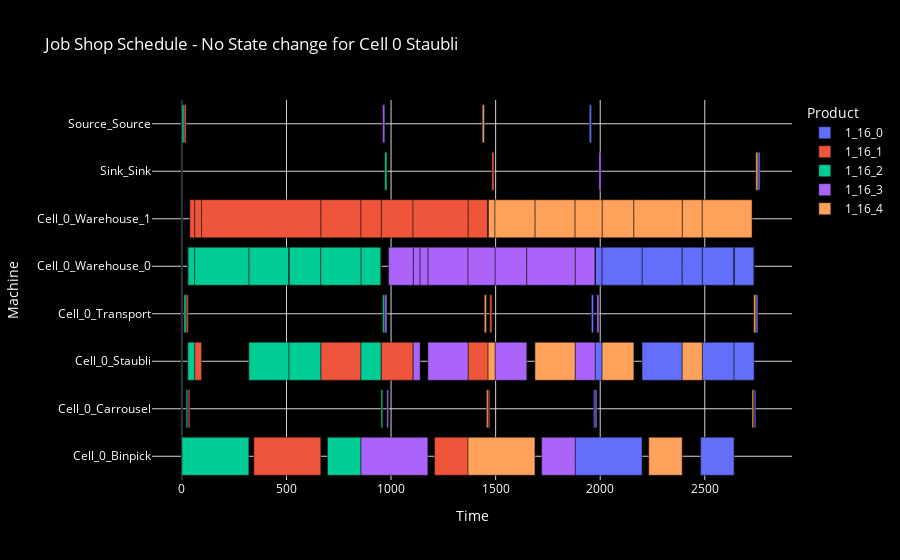

The notebook cell saved with this chart:
### Code cell
jobs = model_ilp.get_jobs()
info = model_ilp.get_info()
start, duration = model_ilp.get_dv()
to_show =  []

for job,job_info in jobs.items():
    subject = info[job_info['__id__']][0]
    start_job = start[subject].value()
    end_job = start[subject].value() + duration[subject].value()
    resource = info[job_info['__id__']][1]
    product = info[job_info['__id__']][2]
    job_name = info[job_info['__id__']][4]
    to_show.append(dict(Task = f'Task {subject}', Start= start_job,End = end_job, Resource = resource, Product = product, Name=job_name))

# Convert the tasks to a DataFrame for easier manipulation
df = pd.DataFrame(to_show)

# Calculate the duration of each task
df['Duration'] = df['End'] - df['Start']

# Use px.bar to create the Gantt chart with item-based colors
fig = px.bar(df, x='Duration', y='Resource', color='Product', orientation='h',
             hover_data=['Start', 'End', 'Task','Name'], base='Start', title="Job Shop Schedule - No State change for Cell 0 Staubli")

# Update the layout to set the background to black and adjust text/grid colors for visibility
fig.update_layout(
    plot_bgcolor='black',  # Set background color of the plot to black
    paper_bgcolor='black',  # Set the overall figure background to black
    xaxis=dict(showgrid=True, gridcolor='lightgray', title="Time", color='white'),  # Set grid lines and label color to light for visibility
    yaxis=dict(showgrid=True, gridcolor='lightgray', title="Machine", color='white', categoryorder='category ascending'),  # Set grid and label color
    font=dict(color='white'),  # Set general font color to white for readability
    title_font=dict(color='white')  # Ensure the title font is also visible
)

fig.show()

### Figure 1 — Plotly figure (JSON) as saved in the notebook; plotly's stock layout.template omitted (floating-point values rounded to 4 significant figures)
{"data": [{"alignmentgroup": "True", "base": [1948, 1958, 1968, 1976, 1880, 2200, 2488, 2480, 2640, 2736, 2744, 2754, 1976, 1976, 2200, 2009, 2488, 2392, 2640, 2640, 2736], "customdata": [[1958, "Task 0", "1_16_0_0"], [1968, "Task 1", "1_16_0_1"], [1976, "Task 2", "1_16_0_2"], [2009, "Task 3", "1_16_0_3"], [2200, "Task 4", "1_16_0_4"], [2392, "Task 5", "1_16_0_5"], [2640, "Task 6", "1_16_0_6"], [2640, "Task 7", "1_16_0_7"], [2736, "Task 8", "1_16_0_8"], [2744, "Task 9", "1_16_0_9"], [2754, "Task 10", "1_16_0_10"], [2764, "Task 11", "1_16_0_11"], [2009, "Task 12", "warehouse_for_1_16_0_3"], [1976, "Task 13", "filler_between_1_16_0_2_and_warehouse_for_1_16_0_3"], [2392, "Task 14", "warehouse_for_1_16_0_5"], [2200, "Task 15", "filler_between_warehouse_for_1_16_0_3_and_warehouse_for_1_16_0_5"], [2640, "Task 16", "warehouse_for_1_16_0_6"], [2488, "Task 17", "filler_between_warehouse_for_1_16_0_5_and_warehouse_for_1_16_0_6"], [2736, "Task 18", "warehouse_for_1_16_0_8"], [2640, "Task 19", "filler_between_warehouse_for_1_16_0_6_and_warehouse_for_1_16_0_8"], [2736, "Task 20", "filler_between_warehouse_for_1_16_0_8_and_1_16_0_9"]], "hovertemplate": "Product=1_16_0<br>Start=%{base}<br>Duration=%{x}<br>Resource=%{y}<br>End=%{customdata[0]}<br>Task=%{customdata[1]}<br>Name=%{customdata[2]}<extra></extra>", "legendgroup": "1_16_0", "marker": {"color": "#636efa", "pattern": {"shape": ""}}, "name": "1_16_0", "offsetgroup": "1_16_0", "orientation": "h", "showlegend": true, "textposition": "auto", "x": [10, 10, 8, 33, 320, 192, 152, 160, 96, 8, 10, 10, 33, 0, 192, 191, 152, 96, 96, 0, 0], "xaxis": "x", "y": ["Source_Source", "Cell_0_Transport", "Cell_0_Carrousel", "Cell_0_Staubli", "Cell_0_Binpick", "Cell_0_Staubli", "Cell_0_Staubli", "Cell_0_Binpick", "Cell_0_Staubli", "Cell_0_Carrousel", "Cell_0_Transport", "Sink_Sink", "Cell_0_Warehouse_0", "Cell_0_Warehouse_0", "Cell_0_Warehouse_0", "Cell_0_Warehouse_0", "Cell_0_Warehouse_0", "Cell_0_Warehouse_0", "Cell_0_Warehouse_0", "Cell_0_Warehouse_0", "Cell_0_Warehouse_0"], "yaxis": "y", "type": "bar"}, {"alignmentgroup": "True", "base": [10, 20, 30, 61, 344, 664, 953, 1208, 1368, 1464, 1472, 1482, 61, 38, 664, 94, 953, 856, 1368, 1105, 1464], "customdata": [[20, "Task 21", "1_16_1_0"], [30, "Task 22", "1_16_1_1"], [38, "Task 23", "1_16_1_2"], [94, "Task 24", "1_16_1_3"], [664, "Task 25", "1_16_1_4"], [856, "Task 26", "1_16_1_5"], [1105, "Task 27", "1_16_1_6"], [1368, "Task 28", "1_16_1_7"], [1464, "Task 29", "1_16_1_8"], [1472, "Task 30", "1_16_1_9"], [1482, "Task 31", "1_16_1_10"], [1492, "Task 32", "1_16_1_11"], [94, "Task 33", "warehouse_for_1_16_1_3"], [61, "Task 34", "filler_between_1_16_1_2_and_warehouse_for_1_16_1_3"], [856, "Task 35", "warehouse_for_1_16_1_5"], [664, "Task 36", "filler_between_warehouse_for_1_16_1_3_and_warehouse_for_1_16_1_5"], [1105, "Task 37", "warehouse_for_1_16_1_6"], [953, "Task 38", "filler_between_warehouse_for_1_16_1_5_and_warehouse_for_1_16_1_6"], [1464, "Task 39", "warehouse_for_1_16_1_8"], [1368, "Task 40", "filler_between_warehouse_for_1_16_1_6_and_warehouse_for_1_16_1_8"], [1464, "Task 41", "filler_between_warehouse_for_1_16_1_8_and_1_16_1_9"]], "hovertemplate": "Product=1_16_1<br>Start=%{base}<br>Duration=%{x}<br>Resource=%{y}<br>End=%{customdata[0]}<br>Task=%{customdata[1]}<br>Name=%{customdata[2]}<extra></extra>", "legendgroup": "1_16_1", "marker": {"color": "#EF553B", "pattern": {"shape": ""}}, "name": "1_16_1", "offsetgroup": "1_16_1", "orientation": "h", "showlegend": true, "textposition": "auto", "x": [10, 10, 8, 33, 320, 192, 152, 160, 96, 8, 10, 10, 33, 23, 192, 570, 152, 97, 96, 263, 0], "xaxis": "x", "y": ["Source_Source", "Cell_0_Transport", "Cell_0_Carrousel", "Cell_0_Staubli", "Cell_0_Binpick", "Cell_0_Staubli", "Cell_0_Staubli", "Cell_0_Binpick", "Cell_0_Staubli", "Cell_0_Carrousel", "Cell_0_Transport", "Sink_Sink", "Cell_0_Warehouse_1", "Cell_0_Warehouse_1", "Cell_0_Warehouse_1", "Cell_0_Warehouse_1", "Cell_0_Warehouse_1", "Cell_0_Warehouse_1", "Cell_0_Warehouse_1", "Cell_0_Warehouse_1", "Cell_0_Warehouse_1"], "yaxis": "y", "type": "bar"}, {"alignmentgroup": "True", "base": [0, 10, 20, 28, 0, 320, 512, 696, 856, 952, 960, 970, 28, 28, 320, 61, 512, 512, 856, 664, 952], "customdata": [[10, "Task 42", "1_16_2_0"], [20, "Task 43", "1_16_2_1"], [28, "Task 44", "1_16_2_2"], [61, "Task 45", "1_16_2_3"], [320, "Task 46", "1_16_2_4"], [512, "Task 47", "1_16_2_5"], [664, "Task 48", "1_16_2_6"], [856, "Task 49", "1_16_2_7"], [952, "Task 50", "1_16_2_8"], [960, "Task 51", "1_16_2_9"], [970, "Task 52", "1_16_2_10"], [980, "Task 53", "1_16_2_11"], [61, "Task 54", "warehouse_for_1_16_2_3"], [28, "Task 55", "filler_between_1_16_2_2_and_warehouse_for_1_16_2_3"], [512, "Task 56", "warehouse_for_1_16_2_5"], [320, "Task 57", "filler_between_warehouse_for_1_16_2_3_and_warehouse_for_1_16_2_5"], [664, "Task 58", "warehouse_for_1_16_2_6"], [512, "Task 59", "filler_between_warehouse_for_1_16_2_5_and_warehouse_for_1_16_2_6"], [952, "Task 60", "warehouse_for_1_16_2_8"], [856, "Task 61", "filler_between_warehouse_for_1_16_2_6_and_warehouse_for_1_16_2_8"], [952, "Task 62", "filler_between_warehouse_for_1_16_2_8_and_1_16_2_9"]], "hovertemplate": "Product=1_16_2<br>Start=%{base}<br>Duration=%{x}<br>Resource=%{y}<br>End=%{customdata[0]}<br>Task=%{customdata[1]}<br>Name=%{customdata[2]}<extra></extra>", "legendgroup": "1_16_2", "marker": {"color": "#00cc96", "pattern": {"shape": ""}}, "name": "1_16_2", "offsetgroup": "1_16_2", "orientation": "h", "showlegend": true, "textposition": "auto", "x": [10, 10, 8, 33, 320, 192, 152, 160, 96, 8, 10, 10, 33, 0, 192, 259, 152, 0, 96, 192, 0], "xaxis": "x", "y": ["Source_Source", "Cell_0_Transport", "Cell_0_Carrousel", "Cell_0_Staubli", "Cell_0_Binpick", "Cell_0_Staubli", "Cell_0_Staubli", "Cell_0_Binpick", "Cell_0_Staubli", "Cell_0_Carrousel", "Cell_0_Transport", "Sink_Sink", "Cell_0_Warehouse_0", "Cell_0_Warehouse_0", "Cell_0_Warehouse_0", "Cell_0_Warehouse_0", "Cell_0_Warehouse_0", "Cell_0_Warehouse_0", "Cell_0_Warehouse_0", "Cell_0_Warehouse_0", "Cell_0_Warehouse_0"], "yaxis": "y", "type": "bar"}, {"alignmentgroup": "True", "base": [960, 970, 980, 1106, 856, 1176, 1497, 1720, 1880, 1976, 1984, 1994, 1106, 988, 1176, 1139, 1497, 1368, 1880, 1649, 1976], "customdata": [[970, "Task 63", "1_16_3_0"], [980, "Task 64", "1_16_3_1"], [988, "Task 65", "1_16_3_2"], [1139, "Task 66", "1_16_3_3"], [1176, "Task 67", "1_16_3_4"], [1368, "Task 68", "1_16_3_5"], [1649, "Task 69", "1_16_3_6"], [1880, "Task 70", "1_16_3_7"], [1976, "Task 71", "1_16_3_8"], [1984, "Task 72", "1_16_3_9"], [1994, "Task 73", "1_16_3_10"], [2004, "Task 74", "1_16_3_11"], [1139, "Task 75", "warehouse_for_1_16_3_3"], [1106, "Task 76", "filler_between_1_16_3_2_and_warehouse_for_1_16_3_3"], [1368, "Task 77", "warehouse_for_1_16_3_5"], [1176, "Task 78", "filler_between_warehouse_for_1_16_3_3_and_warehouse_for_1_16_3_5"], [1649, "Task 79", "warehouse_for_1_16_3_6"], [1497, "Task 80", "filler_between_warehouse_for_1_16_3_5_and_warehouse_for_1_16_3_6"], [1976, "Task 81", "warehouse_for_1_16_3_8"], [1880, "Task 82", "filler_between_warehouse_for_1_16_3_6_and_warehouse_for_1_16_3_8"], [1976, "Task 83", "filler_between_warehouse_for_1_16_3_8_and_1_16_3_9"]], "hovertemplate": "Product=1_16_3<br>Start=%{base}<br>Duration=%{x}<br>Resource=%{y}<br>End=%{customdata[0]}<br>Task=%{customdata[1]}<br>Name=%{customdata[2]}<extra></extra>", "legendgroup": "1_16_3", "marker": {"color": "#ab63fa", "pattern": {"shape": ""}}, "name": "1_16_3", "offsetgroup": "1_16_3", "orientation": "h", "showlegend": true, "textposition": "auto", "x": [10, 10, 8, 33, 320, 192, 152, 160, 96, 8, 10, 10, 33, 118, 192, 37, 152, 129, 96, 231, 0], "xaxis": "x", "y": ["Source_Source", "Cell_0_Transport", "Cell_0_Carrousel", "Cell_0_Staubli", "Cell_0_Binpick", "Cell_0_Staubli", "Cell_0_Staubli", "Cell_0_Binpick", "Cell_0_Staubli", "Cell_0_Carrousel", "Cell_0_Transport", "Sink_Sink", "Cell_0_Warehouse_0", "Cell_0_Warehouse_0", "Cell_0_Warehouse_0", "Cell_0_Warehouse_0", "Cell_0_Warehouse_0", "Cell_0_Warehouse_0", "Cell_0_Warehouse_0", "Cell_0_Warehouse_0", "Cell_0_Warehouse_0"], "yaxis": "y", "type": "bar"}, {"alignmentgroup": "True", "base": [1436, 1446, 1456, 1464, 1368, 1688, 2009, 2232, 2392, 2726, 2734, 2744, 1464, 1464, 1688, 1497, 2009, 1880, 2392, 2161, 2488], "customdata": [[1446, "Task 84", "1_16_4_0"], [1456, "Task 85", "1_16_4_1"], [1464, "Task 86", "1_16_4_2"], [1497, "Task 87", "1_16_4_3"], [1688, "Task 88", "1_16_4_4"], [1880, "Task 89", "1_16_4_5"], [2161, "Task 90", "1_16_4_6"], [2392, "Task 91", "1_16_4_7"], [2488, "Task 92", "1_16_4_8"], [2734, "Task 93", "1_16_4_9"], [2744, "Task 94", "1_16_4_10"], [2754, "Task 95", "1_16_4_11"], [1497, "Task 96", "warehouse_for_1_16_4_3"], [1464, "Task 97", "filler_between_1_16_4_2_and_warehouse_for_1_16_4_3"], [1880, "Task 98", "warehouse_for_1_16_4_5"], [1688, "Task 99", "filler_between_warehouse_for_1_16_4_3_and_warehouse_for_1_16_4_5"], [2161, "Task 100", "warehouse_for_1_16_4_6"], [2009, "Task 101", "filler_between_warehouse_for_1_16_4_5_and_warehouse_for_1_16_4_6"], [2488, "Task 102", "warehouse_for_1_16_4_8"], [2392, "Task 103", "filler_between_warehouse_for_1_16_4_6_and_warehouse_for_1_16_4_8"], [2726, "Task 104", "filler_between_warehouse_for_1_16_4_8_and_1_16_4_9"]], "hovertemplate": "Product=1_16_4<br>Start=%{base}<br>Duration=%{x}<br>Resource=%{y}<br>End=%{customdata[0]}<br>Task=%{customdata[1]}<br>Name=%{customdata[2]}<extra></extra>", "legendgroup": "1_16_4", "marker": {"color": "#FFA15A", "pattern": {"shape": ""}}, "name": "1_16_4", "offsetgroup": "1_16_4", "orientation": "h", "showlegend": true, "textposition": "auto", "x": [10, 10, 8, 33, 320, 192, 152, 160, 96, 8, 10, 10, 33, 0, 192, 191, 152, 129, 96, 231, 238], "xaxis": "x", "y": ["Source_Source", "Cell_0_Transport", "Cell_0_Carrousel", "Cell_0_Staubli", "Cell_0_Binpick", "Cell_0_Staubli", "Cell_0_Staubli", "Cell_0_Binpick", "Cell_0_Staubli", "Cell_0_Carrousel", "Cell_0_Transport", "Sink_Sink", "Cell_0_Warehouse_1", "Cell_0_Warehouse_1", "Cell_0_Warehouse_1", "Cell_0_Warehouse_1", "Cell_0_Warehouse_1", "Cell_0_Warehouse_1", "Cell_0_Warehouse_1", "Cell_0_Warehouse_1", "Cell_0_Warehouse_1"], "yaxis": "y", "type": "bar"}], "layout": {"xaxis": {"anchor": "y", "domain": [0.0, 1.0], "title": {"text": "Time"}, "showgrid": true, "gridcolor": "lightgray", "color": "white"}, "yaxis": {"anchor": "x", "domain": [0.0, 1.0], "title": {"text": "Machine"}, "showgrid": true, "gridcolor": "lightgray", "color": "white", "categoryorder": "category ascending"}, "legend": {"title": {"text": "Product"}, "tracegroupgap": 0}, "title": {"text": "Job Shop Schedule - No State change for Cell 0 Staubli", "font": {"color": "white"}}, "barmode": "relative", "font": {"color": "white"}, "plot_bgcolor": "black", "paper_bgcolor": "black"}}
